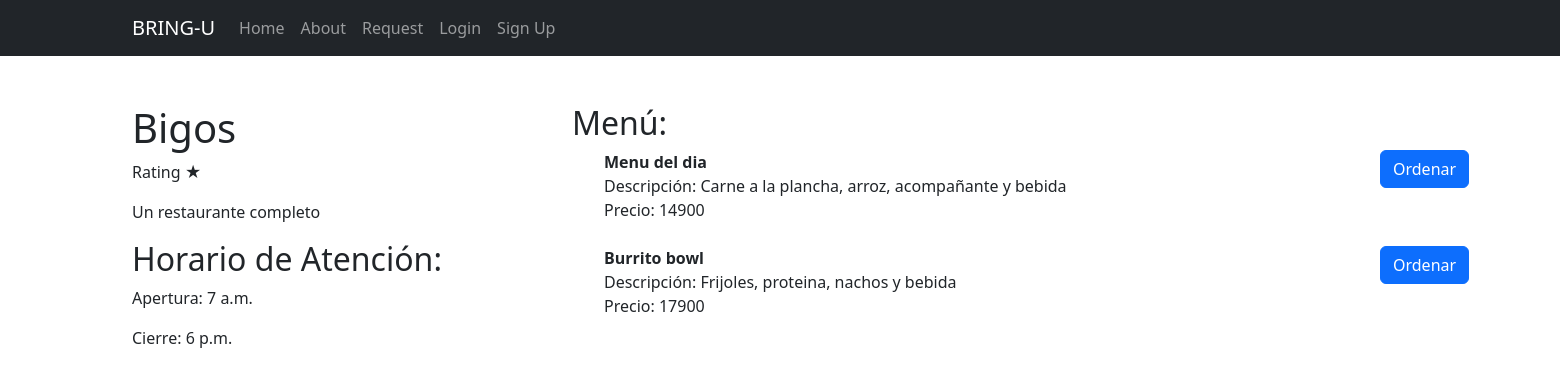
/business/1/, run on the app's committed database.
### bring_u/models.py (models this page shows)
class Business(models.Model):
    id_business = models.AutoField(primary_key=True)
    name = models.CharField(max_length=70)
    desc = models.CharField(max_length=100)
    opening_time = models.TimeField(default="07:00:00")
    closing_time = models.TimeField(default="18:00:00")

class Product(models.Model):
    id_product = models.AutoField(primary_key=True)
    name = models.CharField(max_length=50)
    desc = models.CharField(max_length=150)
    price = models.IntegerField()
    fk_id_business = models.ForeignKey(Business, on_delete=models.CASCADE)

### bring_u/views.py (the view)
# urls.py: path('business/<int:id_business>/', bringuViews.product, name='business_detail'),
def product(request, id_business):
    business = get_object_or_404(Business, pk=id_business)
    products = business.product_set.all()  # Obtener todos los productos asociados al restaurante
    return render(request, 'business_detail.html', {'business': business, 'products': products})

### bring_u/templates/business_detail.html (shortened to what this page needs)
<!DOCTYPE html>
<html>
<head>
    <link href="https://cdn.jsdelivr.net/npm/bootstrap@5.3.1/dist/css/bootstrap.min.css" rel="stylesheet">
</head>
<body style="overflow-x: hidden;">
    {% extends "base.html" %}
    {% block content %}
    <div class="container mt-5">
        <div class="row">
            <div class="col">
                <h1>{{ business.name }}</h1>
                <p>Rating ★</p>
                <p>{{ business.desc }}</p>
                <h2>Horario de Atención:</h2>
                <p>Apertura: {{ business.opening_time }}</p>
                <p>Cierre: {{ business.closing_time }}</p>
            </div>
            <div class="col-8">
                <h2>Menú:</h2>
                <ul style="list-style: none; height: 80vh; width: 100vw; overflow: auto; overflow-x: hidden;">
                    {% for product in products %}
                        <li>
                            <div class="row">
                                <div class="col">
                                    <strong>{{ product.name }}</strong><br>
                                    Descripción: {{ product.desc }}<br>
                                    Precio: {{ product.price }}
                                </div>
                                <div class="col">
                                    <button class="btn btn-primary" type="submit">Ordenar</button>
                                </div>
                            </div>
                        </li>
                        <br>
                    {% endfor %}
                </ul>
            </div>
        </div>
    </div>
    {% endblock %}

### data on the page
Business: name "Bigos", desc "Un restaurante completo", opening_time "7 a.m.", closing_time "6 p.m."
Product: name "Menu del dia", desc "Carne a la plancha, arroz, acompañante y bebida", price "14900"
Product: name "Burrito bowl", desc "Frijoles, proteina, nachos y bebida", price "17900"
